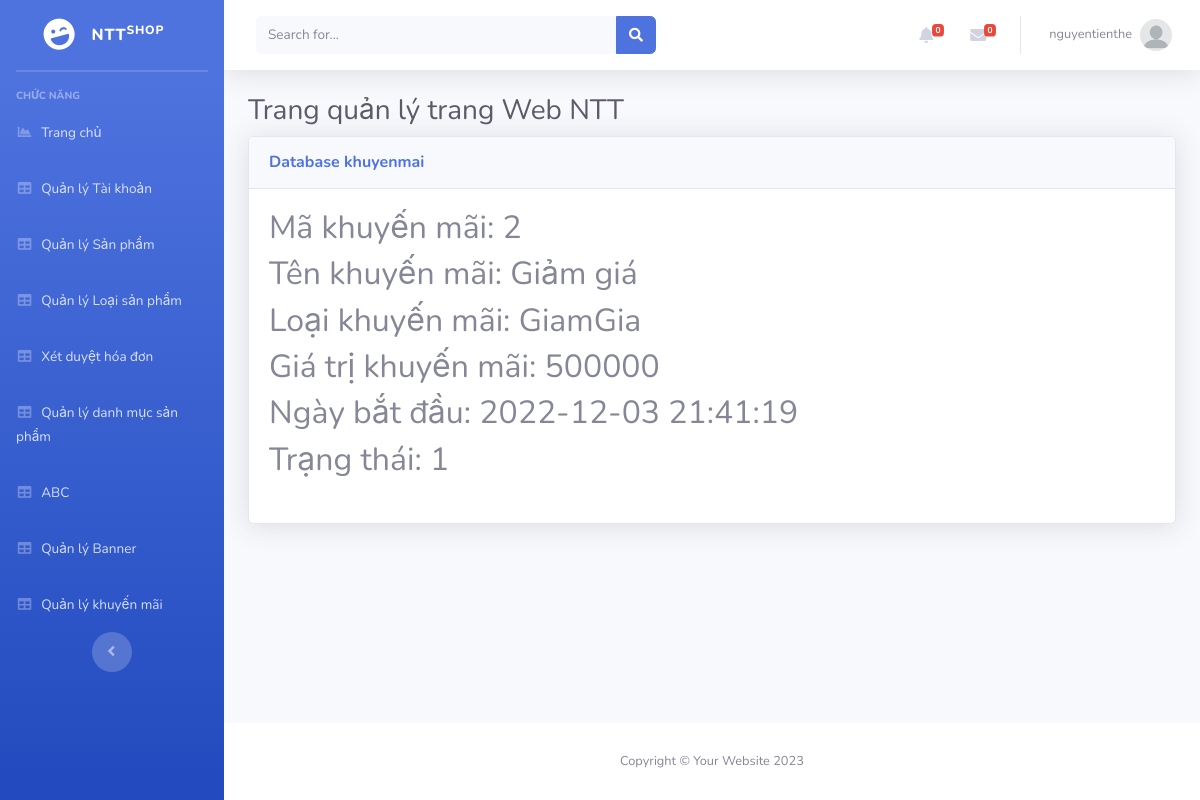
The app's page /Admin/index.php?mod=khuyenmai&act=detail&id=2 (signed in) with its own data.
### tables this page shows
CREATE TABLE `khuyenmai` (
  `MaKM` int(11) NOT NULL,
  `TenKM` varchar(100) NOT NULL,
  `LoaiKM` varchar(20) NOT NULL,
  `GiaTriKM` float(11,0) NOT NULL,
  `NgayBD` datetime NOT NULL,
  `TrangThai` int(11) NOT NULL
);

### Admin/MVC/controllers/KhuyenmaiController.php (called while the page is built, shortened)
<?php
class KhuyenmaiController
{
	var $khuyenmai_model;
	function __construct()
	{
		$this->khuyenmai_model = new khuyenmai();
	}
	public function detail()
	{
		$id = isset($_GET['id']) ? $_GET['id'] : 5;
		$data = $this->khuyenmai_model->find($id);
		require_once("MVC/Views/Admin/index.php");
	}
}

### Admin/MVC/Models/connection.php (called while the page is built, shortened)
<?php
    class Connection{
        function __construct()
        {
            $severname ="localhost";
            $username ="root";
            $password ="";
            $db_name ="ntt_shop";
            $this->conn = new mysqli($severname,$username,$password,$db_name);
        }
    }
?>

### Admin/MVC/Models/model.php (called while the page is built, shortened)
<?php
require_once("connection.php");
class Model
{
    var $conn;
    var $table;
    var $contens;
    function __construct()
    {
        $conn_obj = new Connection();
        $this->conn = $conn_obj->conn;
    }
    function find($id)
    {
        $query = "select * from $this->table where $this->contens =$id";
        return $this->conn->query($query)->fetch_assoc();
    }
}

### Admin/MVC/Views/khuyenmai/detail.php (the view)
<table class="table table-bordered" id="dataTable" width="100%" cellspacing="0">
<?php if(isset($data) and $data != null) { ?>
    <h2>Mã khuyến mãi: <?= $data['MaKM'] ?></h2>
    <h2>Tên khuyến mãi: <?= $data['TenKM'] ?></h2>
    <h2>Loại khuyến mãi: <?= $data['LoaiKM'] ?></h2>
    <h2>Giá trị khuyến mãi: <?= $data['GiaTriKM'] ?></h2>
    <h2>Ngày bắt đầu: <?= $data['NgayBD'] ?></h2>
    <h2>Trạng thái: <?= $data['TrangThai'] ?></h2>
<?php } ?>
</table>

### records on screen
khuyenmai: MaKM "2", TenKM "Giảm giá", LoaiKM "GiamGia", GiaTriKM "500000", NgayBD "2022-12-03 21:41:19", TrangThai "1"

### other values on screen
$_SESSION['login']['TaiKhoan'] "nguyentienthe"
$mod "khuyenmai"
